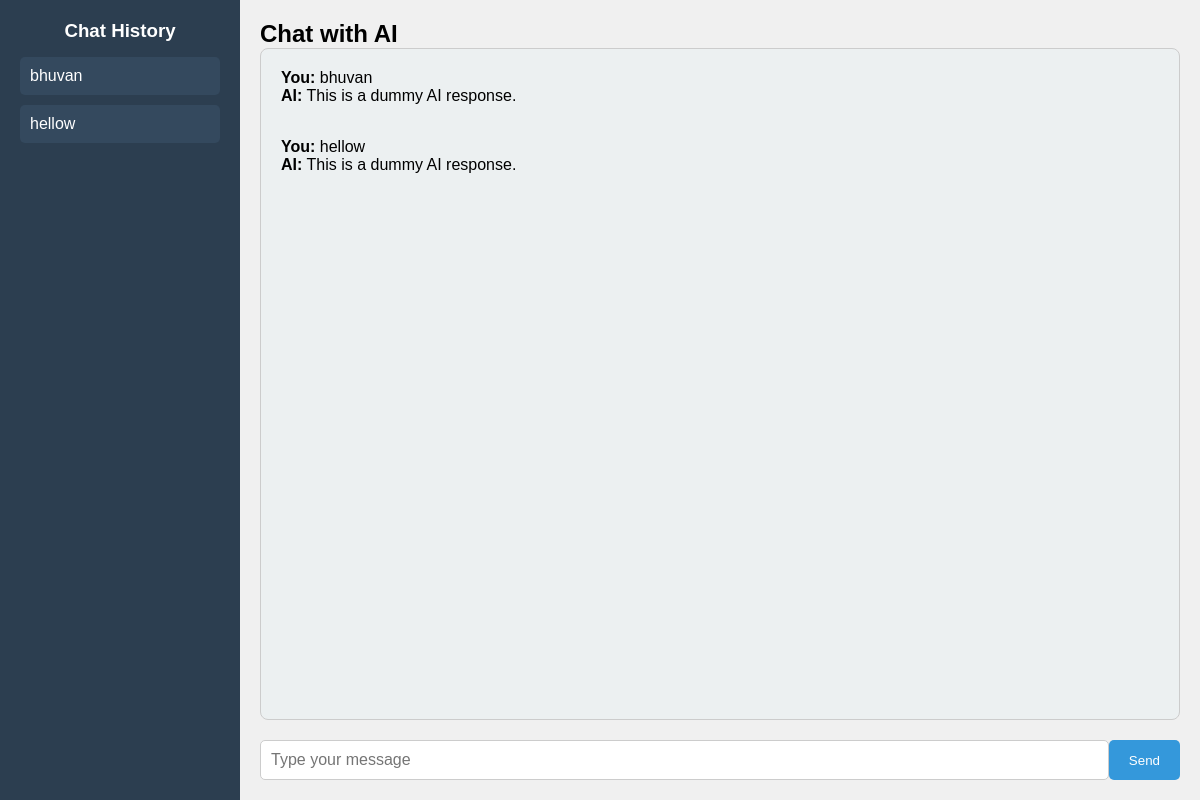
Page /chat (signed in) on the committed database.
### app.py (models this page shows)
class Chat(db.Model):
    id = db.Column(db.Integer, primary_key=True)
    user_id = db.Column(db.Integer, db.ForeignKey('user.id'), nullable=False)
    user_message = db.Column(db.String(500), nullable=False)
    ai_message = db.Column(db.String(500), nullable=False)

### app.py (the view, shortened to what this page needs)
@app.route('/chat', methods=['GET', 'POST'])
@login_required
def chat():
    chat_history = Chat.query.filter_by(user_id=current_user.id).all()
    return render_template('chat.html', chat_history=chat_history)

### app.py (called while the page is built)
@login_manager.user_loader
def load_user(user_id):
    return User.query.get(int(user_id))

### templates/chat.html (shortened to what this page needs)
<!DOCTYPE html>
<html lang="en">
<head>
</head>
<body>
    <div class="container">
        <div class="sidebar">
            <h3>Chat History</h3>
            <ul>
                {% for chat in chat_history %}
                <li>{{ chat.user_message }}</li>
                {% endfor %}
            </ul>
        </div>
        <div class="chat-section">
            <h2>Chat with AI</h2>
            <div id="chatbox">
                <div id="messages">
                    {% for chat in chat_history %}
                    <div>
                        <strong>You:</strong> {{ chat.user_message }}<br>
                        <strong>AI:</strong> {{ chat.ai_message }}<br><br>
                    </div>
                    {% endfor %}
                </div>
            </div>
            <form id="chat-form" method="POST">
                <input type="text" id="user-input" name="message" placeholder="Type your message" required>
                <button type="submit">Send</button>
            </form>
        </div>
    </div>
</body>
</html>

### templates/chat.html (style rules this page uses)
* { margin: 0; padding: 0; box-sizing: border-box; }
body { font-family: Arial, sans-serif; background-color: #f0f0f0; display: flex; height: 100vh; overflow: hidden; }
.container { display: flex; width: 100%; }
.sidebar { width: 20%; background-color: #2c3e50; color: white; padding: 20px; overflow-y: auto; height: 100%; }
.sidebar h3 { margin-bottom: 15px; text-align: center; }
.sidebar ul { list-style-type: none; padding: 0; }
.sidebar li { padding: 10px; background-color: #34495e; margin-bottom: 10px; border-radius: 5px; cursor: pointer; }
.chat-section { width: 80%; padding: 20px; display: flex; flex-direction: column; }
#chatbox { flex-grow: 1; background-color: #ecf0f1; padding: 20px; overflow-y: auto; border-radius: 8px; border: 1px solid #ccc; }
#messages div { margin-bottom: 15px; }
#chat-form { display: flex; margin-top: 20px; }
#user-input { flex-grow: 1; padding: 10px; font-size: 1rem; border-radius: 5px; border: 1px solid #ccc; }
#chat-form button { padding: 10px 20px; background-color: #3498db; color: white; border: none; border-radius: 5px; cursor: pointer; }

### rows in the picture
Chat: user_message "bhuvan", ai_message "This is a dummy AI response."
Chat: user_message "hellow", ai_message "This is a dummy AI response."
